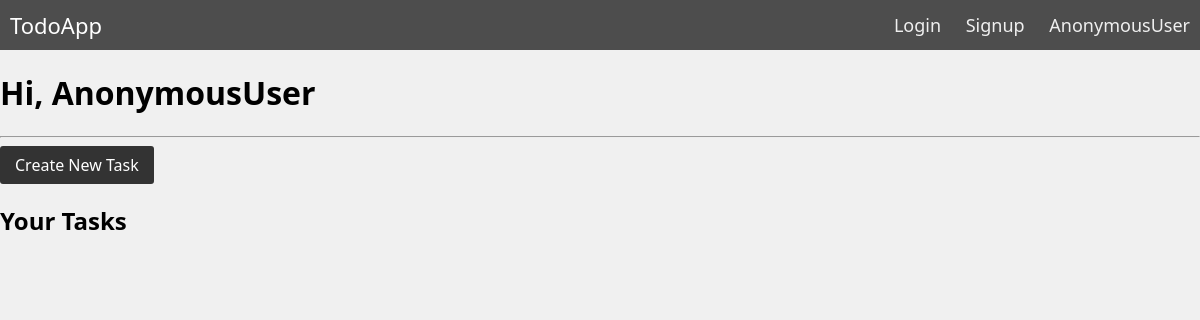
The app's page /, older data.
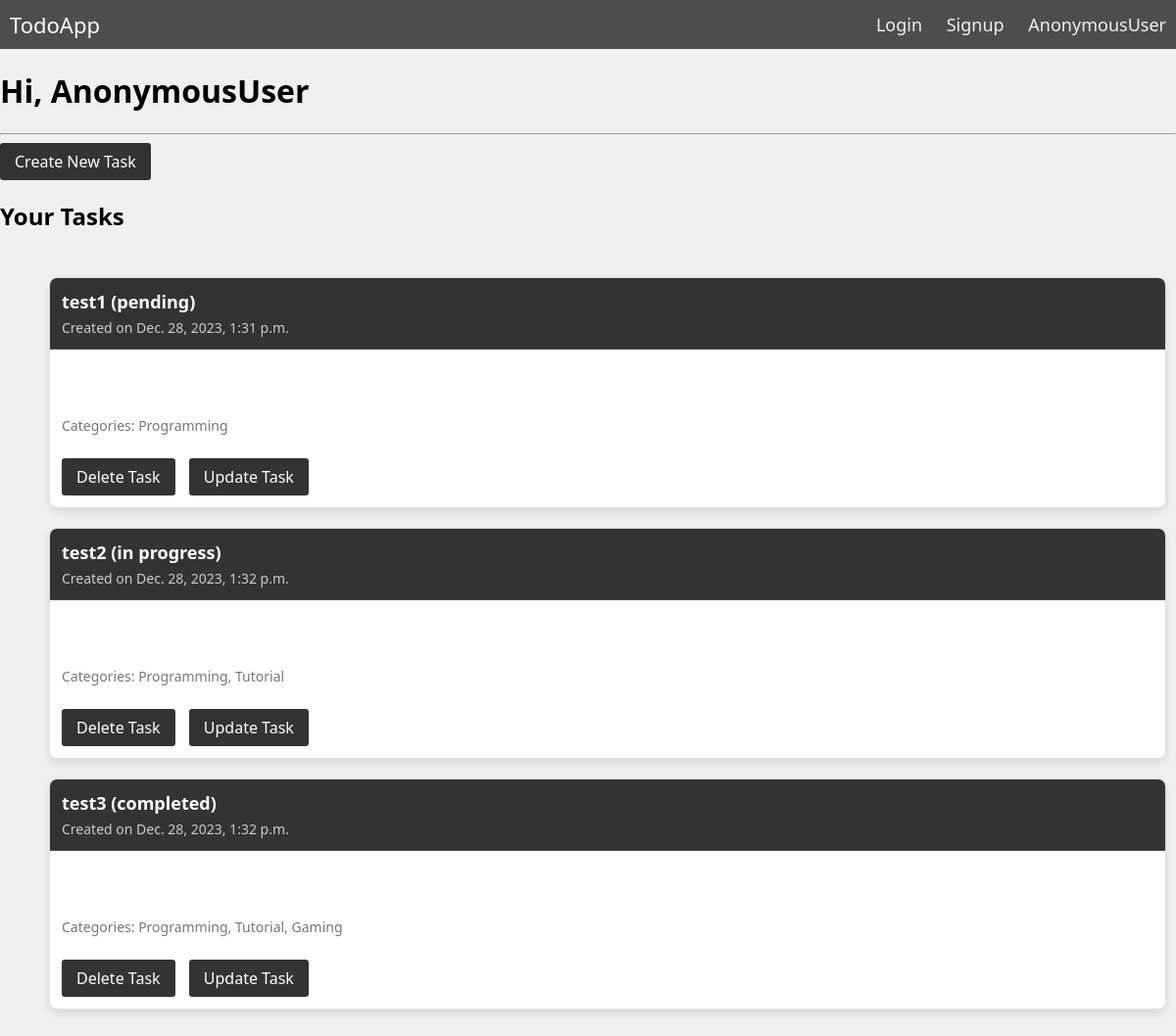
The same page, newer data.
### todo/models.py (models this page shows, shortened)
class Task(models.Model):
    STATUS_CHOICES = [
        ('pending', 'pending'),
        ('in progress', 'in progress'),
        ('completed', 'completed'),
    ]
    title = models.CharField(max_length=255)
    description = models.TextField(blank=True, null=True)
    created = models.DateTimeField(auto_now_add=True)
    status = models.CharField(max_length=11, choices=STATUS_CHOICES, default='pending')
    assigned_user = models.ForeignKey(User, on_delete=models.CASCADE, related_name='tasks')
    categories = models.ManyToManyField(Category, blank=True)

class Category(models.Model):
    name = models.CharField(max_length=255)
    class Meta:
        verbose_name_plural = 'Categories'
    def __str__(self):
        return self.name

### todo/views.py (the view)
# urls.py: path('', views.display_tasks, name='display-tasks'),
def display_tasks(request):
    tasks = Task.objects.all()
    return render(request, 'todo/display_tasks.html', {
        'tasks': tasks,
    })

### todo/templates/todo/display_tasks.html (shortened to what this page needs)
{% extends 'base.html' %}
{% block content %}
    <h1>Hi, {{ user }}</h1>
    <hr/>
    <a class="button" href="{% url 'create-task' %}">Create New Task</a>
    <h2>Your Tasks</h2>
    <div class="task-list">
        <ul class="task">
            {% for task in tasks %}
                <li class="task-item">
                    <a href="{% url 'task-detail' task.id %}" class="task-link">
                        <div class="task-header">
                            <h3>{{ task.title }} ({{ task.status }})</h3>
                            <p>Created on {{ task.created }}</p>
                        </div>
                        <p class="task-description">{{ task.description|truncatewords:3 }}</p>
                        <div class="categories">
                            Categories: {{ task.categories.all|join:", " }}
                        </div>
                        <div class="task-buttons">
                            <a class="button" href="{% url 'task-delete' task.id %}">Delete Task</a>
                            <a class="button" href="{% url 'update-task' task.id %}">Update Task</a>
                        </div>
                    </a>
                </li>
            {% endfor %}
        </ul>
    </div>
{% endblock %}

Row changes from the older to the newer data that the page shows:
added Task: title "test1", status "pending", created "Dec. 28, 2023, 1:31 p.m.", categories.all "Programming"
added Task: title "test2", status "in progress", created "Dec. 28, 2023, 1:32 p.m.", categories.all "Programming, Tutorial"
added Task: title "test3", status "completed", created "Dec. 28, 2023, 1:32 p.m.", categories.all "Programming, Tutorial, Gaming"
